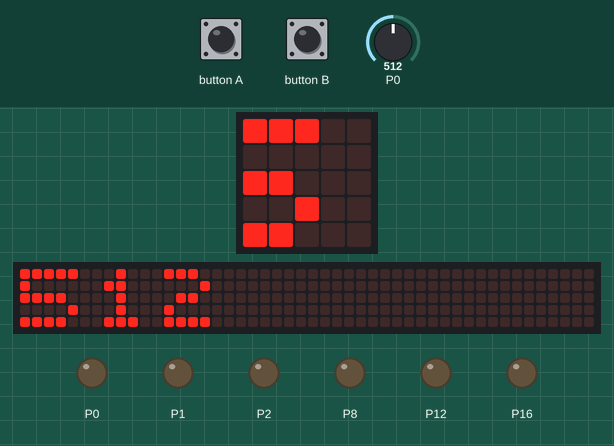
Bench run of a program on a simulated BBC micro:bit (MakeCode). On the bench: the board's 5×5 LED display, a strip that is not on the board, showing the scrolling text unrolled, output pins drawn as LEDs (lit = HIGH). The test bench sets the inputs (shaded band); at power-on: P0 = 512 (analog values on the 0–1023 scale). The 48×5 strip is a reading aid, not a part: it shows the text the display is scrolling, unrolled, one strip-width of it at a time.

Above: at 1.2 s.
1.3 s: button A pressed for 0.15 s
2.0 s: P0 set to 0
At 4.7 s:
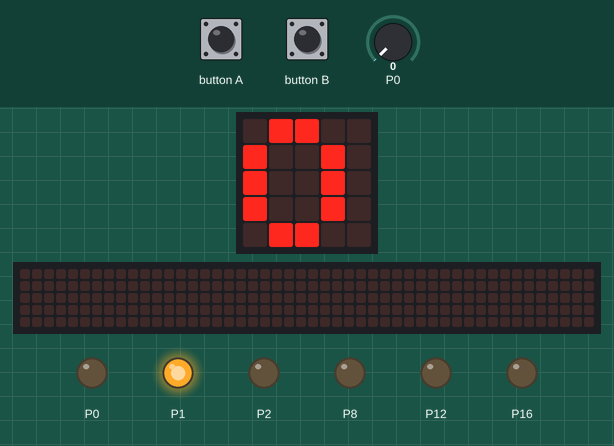
5.3 s: P0 set to 122
At 6.4 s:
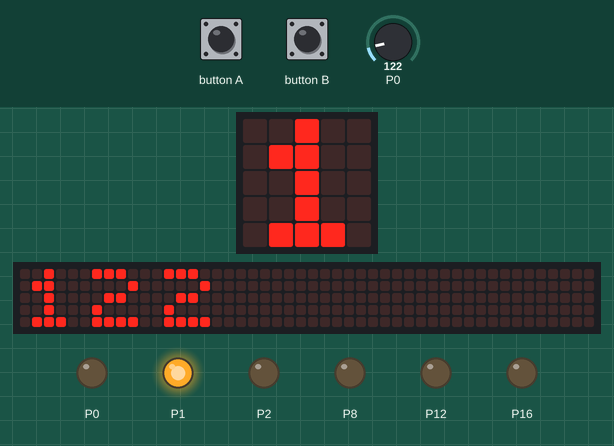
7.5 s: button A pressed for 0.15 s
At 7.9 s:
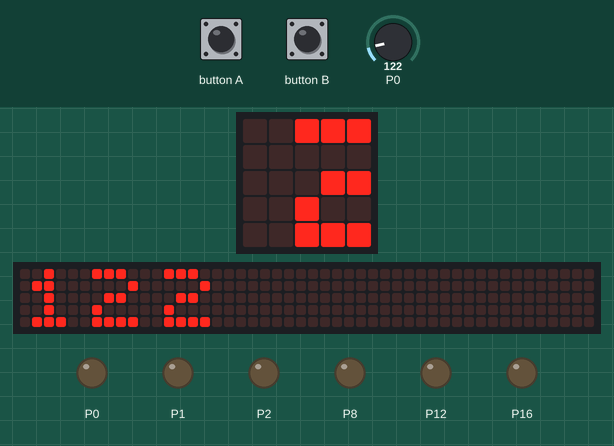
8.2 s: button A pressed for 0.15 s
8.9 s: button B pressed for 0.15 s
At 9.43 s:
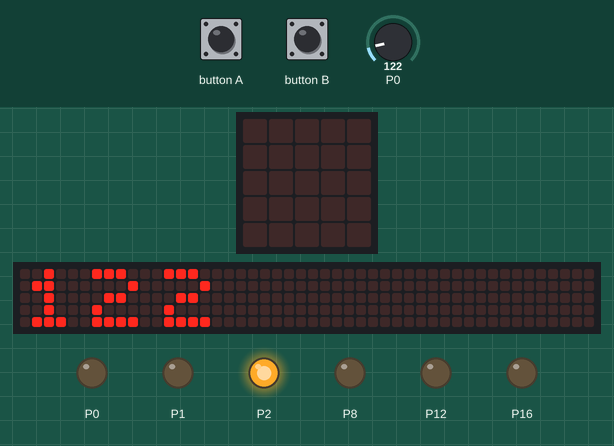
Timing chart, 0 to 10.6 s (numbered marks = the images above; inputs shaded):
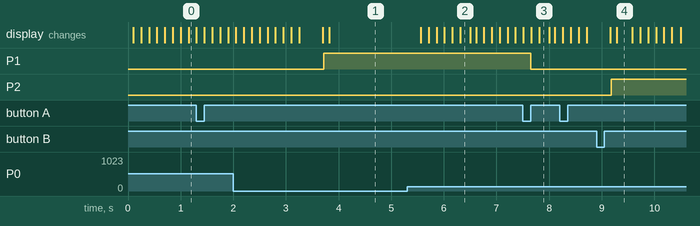

The program:

main.ts
```typescript
input.onButtonPressed(Button.A, function () {
    Pin += 1
    allPinsNull()
})
input.onButtonPressed(Button.B, function () {
    Pin += -1
    allPinsNull()
})
function allPinsNull () {
    pins.digitalWritePin(DigitalPin.P0, 0)
    pins.digitalWritePin(DigitalPin.P1, 0)
    pins.digitalWritePin(DigitalPin.P2, 0)
    pins.digitalWritePin(DigitalPin.P8, 0)
    pins.digitalWritePin(DigitalPin.P12, 0)
    pins.digitalWritePin(DigitalPin.P16, 0)
}
allPinsNull()
let Lichtsensor = 0
let Pin = 0
basic.forever(function () {
    if (Pin == 1) {
        pins.digitalWritePin(DigitalPin.P1, 1)
    } else if (Pin == 2) {
        pins.digitalWritePin(DigitalPin.P2, 1)
    } else if (Pin == 3) {
        pins.digitalWritePin(DigitalPin.P3, 1)
    } else if (Pin == 4) {
        pins.digitalWritePin(DigitalPin.P8, 1)
    } else if (Pin == 5) {
        pins.digitalWritePin(DigitalPin.P12, 1)
    } else {
        allPinsNull()
    }
    basic.pause(100)
    Lichtsensor = pins.analogReadPin(AnalogPin.P0)
    basic.showNumber(Lichtsensor)
})
```

test.ts
```typescript
// Hier kann man Tests durchführen; diese Datei wird nicht kompiliert, wenn dieses Paket als Erweiterung verwendet wird.
```

Measured:
- after the input at 5.3 s, the display: first changes after 0.26 s (image 2 shows a later state)
- after the input at 7.5 s, P1: HIGH → LOW after 0.15 s
- after the input at 8.9 s, P2: LOW → HIGH after 0.28 s
